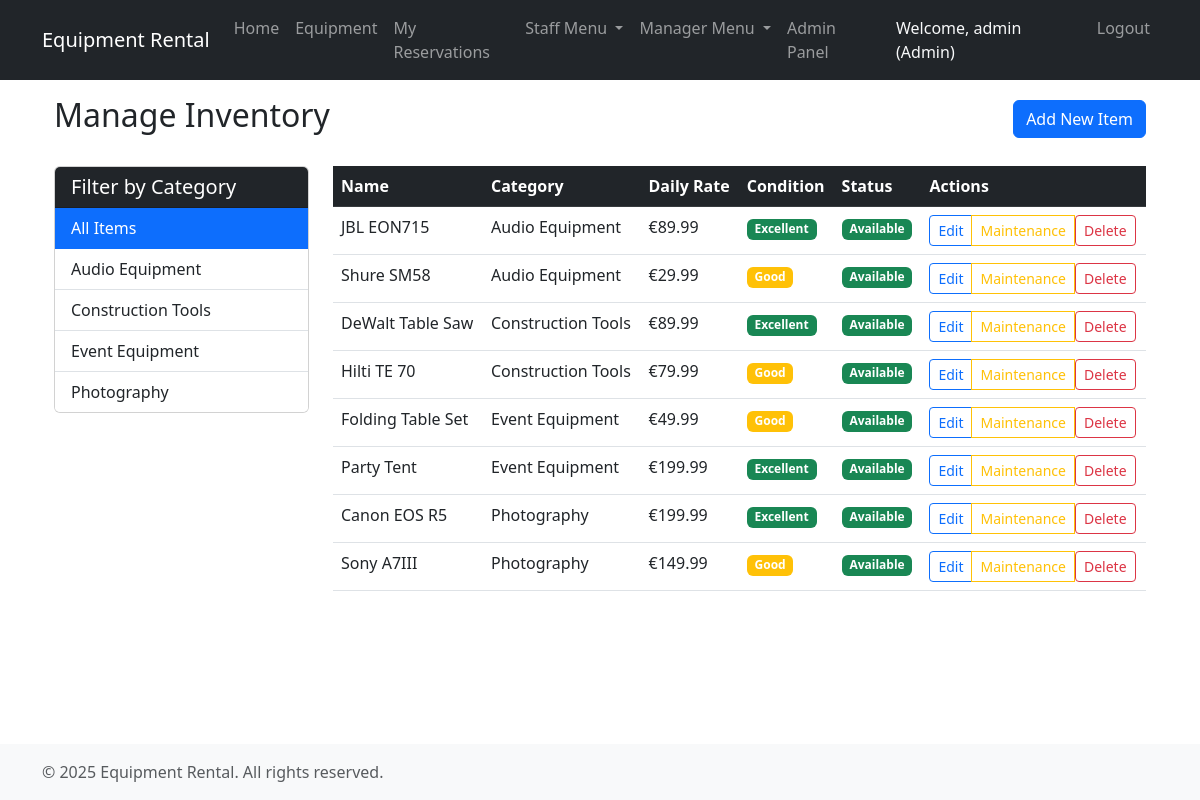
Page /inventory/ (signed in) on the committed database.
### users/models.py (models this page shows, shortened)
class User(AbstractUser):
    email = models.EmailField(unique=True)
    is_active = models.BooleanField(default=True)
    created_at = models.DateTimeField(auto_now_add=True)
    class Meta:
        ordering = ['-created_at']

### core/models.py (models this page shows, shortened)
class UserProfile(models.Model):
    ROLE_CHOICES = [
        ('customer', 'Customer'),
        ('staff', 'Staff'),
        ('manager', 'Manager'),
        ('admin', 'Admin'),
    ]
    user = models.OneToOneField(settings.AUTH_USER_MODEL, on_delete=models.CASCADE)
    role = models.CharField(max_length=20, choices=ROLE_CHOICES, default='customer')
    phone = models.CharField(max_length=15, blank=True)
    created_at = models.DateTimeField(auto_now_add=True)

### inventory/models.py (models this page shows, shortened)
class Category(models.Model):
    name = models.CharField(max_length=100)
    description = models.TextField(blank=True)
    created_at = models.DateTimeField(auto_now_add=True)
    updated_at = models.DateTimeField(auto_now=True)
    class Meta:
        verbose_name_plural = 'Categories'
        ordering = ['name']

class Item(models.Model):
    name = models.CharField(max_length=100)
    description = models.TextField()
    category = models.ForeignKey(Category, on_delete=models.CASCADE, related_name='items')
    daily_rate = models.DecimalField(max_digits=10, decimal_places=2, validators=[MinValueValidator(0)])
    condition = models.CharField(max_length=50)
    is_available = models.BooleanField(default=True)
    created_at = models.DateTimeField(auto_now_add=True)
    updated_at = models.DateTimeField(auto_now=True)
    last_maintained = models.DateTimeField(null=True, blank=True)
    class Meta:
        ordering = ['name']

### core/views.py (the view, shortened to what this page needs)
# urls.py: path('inventory/', manage_inventory, name='manage_inventory'),
@login_required
@user_passes_test(is_manager, login_url=None, redirect_field_name=None)
def manage_inventory(request):
    items = Item.objects.all().order_by('category', 'name')
    categories = Category.objects.all()
    return render(request, 'core/manage_inventory.html', {
        'items': items,
        'categories': categories
    })

### core/views.py (called while the page is built)
def is_manager(user):
    return user.is_authenticated and hasattr(user, 'userprofile') and user.userprofile.role in ['manager', 'admin']

### core/templates/core/manage_inventory.html (shortened to what this page needs)
{% extends 'core/base.html' %}
{% block content %}
<div class="container">
    <div class="d-flex justify-content-between align-items-center mb-4">
        <h2>Manage Inventory</h2>
        <button type="button" class="btn btn-primary" data-bs-toggle="modal" data-bs-target="#addItemModal">
            Add New Item
        </button>
    </div>
    <div class="row">
        <div class="col-md-3 mb-4">
            <div class="card">
                <div class="card-header bg-dark text-white">
                    <h5 class="card-title mb-0">Filter by Category</h5>
                </div>
                <div class="list-group list-group-flush">
                    <a href="?category=all" class="list-group-item list-group-item-action {% if not selected_category %}active{% endif %}">
                        All Items
                    </a>
                    {% for category in categories %}
                    <a href="?category={{ category.id }}" class="list-group-item list-group-item-action {% if selected_category == category.id %}active{% endif %}">
                        {{ category.name }}
                    </a>
                    {% endfor %}
                </div>
            </div>
        </div>
        <div class="col-md-9">
            <div class="table-responsive">
                <table class="table table-hover">
                    <thead class="table-dark">
                        <tr>
                            <th>Name</th>
                            <th>Category</th>
                            <th>Daily Rate</th>
                            <th>Condition</th>
                            <th>Status</th>
                            <th>Actions</th>
                        </tr>
                    </thead>
                    <tbody>
                        {% for item in items %}
                        <tr>
                            <td>{{ item.name }}</td>
                            <td>{{ item.category.name }}</td>
                            <td>€{{ item.daily_rate }}</td>
                            <td>
                                <span class="badge {% if item.condition == 'Excellent' %}bg-success{% else %}bg-warning{% endif %}">
                                    {{ item.condition }}
                                </span>
                            </td>
                            <td>
                                <span class="badge {% if item.is_available %}bg-success{% else %}bg-danger{% endif %}">
                                    {% if item.is_available %}Available{% else %}Not Available{% endif %}
                                </span>
                            </td>
                            <td>
                                <div class="btn-group">
                                    <button type="button" class="btn btn-sm btn-outline-primary" data-bs-toggle="modal" data-bs-target="#editItem{{ item.id }}">
                                        Edit
                                    </button>
                                    <a href="{% url 'schedule_maintenance_item' item.id %}" class="btn btn-sm btn-outline-warning">
                                        Maintenance
                                    </a>
                                    <form method="POST" class="d-inline" onsubmit="return confirm('Are you sure you want to delete this item?');">
                                        <button type="submit" class="btn btn-sm btn-outline-danger">Delete</button>
                                    </form>
                                </div>
                            </td>
                        </tr>
                        {% endfor %}
                    </tbody>
                </table>
            </div>
        </div>
    </div>
</div>
{% endblock %}

### core/templates/core/base.html (shortened to what this page needs)
{% load static %}
<!DOCTYPE html>
<html lang="en">
<head>
    <link href="https://cdn.jsdelivr.net/npm/bootstrap@5.3.0/dist/css/bootstrap.min.css" rel="stylesheet">
    <link href="{% static 'css/custom.css' %}" rel="stylesheet">
</head>
<body>
    <nav class="navbar navbar-expand-lg navbar-dark bg-dark">
        <div class="container">
            <a class="navbar-brand" href="{% url 'home' %}">Equipment Rental</a>
            <div class="collapse navbar-collapse" id="navbarNav">
                <ul class="navbar-nav me-auto">
                    <li class="nav-item">
                        <a class="nav-link {% if request.resolver_match.url_name == 'home' %}active{% endif %}" href="{% url 'home' %}">Home</a>
                    </li>
                    <li class="nav-item">
                        <a class="nav-link {% if request.resolver_match.url_name == 'catalog' %}active{% endif %}" href="{% url 'catalog' %}">Equipment</a>
                    </li>
                    {% if user.is_authenticated %}
                    <li class="nav-item">
                        <a class="nav-link {% if request.resolver_match.url_name == 'my_reservations' %}active{% endif %}" href="{% url 'my_reservations' %}">My Reservations</a>
                    </li>
                    {% if user.userprofile.role == 'staff' or user.userprofile.role == 'manager' or user.userprofile.role == 'admin' %}
                    <li class="nav-item dropdown">
                        <a class="nav-link dropdown-toggle" href="#" id="staffDropdown" role="button" data-bs-toggle="dropdown">
                            Staff Menu
                        </a>
                    </li>
                    {% endif %}
                    {% if user.userprofile.role == 'manager' or user.userprofile.role == 'admin' %}
                    <li class="nav-item dropdown">
                        <a class="nav-link dropdown-toggle" href="#" id="managerDropdown" role="button" data-bs-toggle="dropdown">
                            Manager Menu
                        </a>
                    </li>
                    {% endif %}
                    {% endif %}
                </ul>
                <ul class="navbar-nav">
                    {% if user.is_authenticated %}
                        {% if user.userprofile.role == 'admin' %}
                        <li class="nav-item">
                            <a class="nav-link {% if request.resolver_match.url_name == 'admin:index' %}active{% endif %}" href="{% url 'admin:index' %}">Admin Panel</a>
                        </li>
                        {% endif %}
                        <li class="nav-item">
                            <span class="nav-link text-light">Welcome, {{ user.username }} ({{ user.userprofile.get_role_display }})</span>
                        </li>
                        <li class="nav-item">
                            <a class="nav-link" href="{% url 'logout' %}">Logout</a>
                        </li>
                    {% else %}
                        <li class="nav-item">
                            <a class="nav-link {% if request.resolver_match.url_name == 'login' %}active{% endif %}" href="{% url 'login' %}">Login</a>
                        </li>
                    {% endif %}
                </ul>
            </div>
        </div>
    </nav>
    <div class="main-container">
        <div class="container mt-3">
            {% block content %}{% endblock %}
        </div>
    </div>
    <footer class="footer">
        <div class="container">
            <div class="row">
                <div class="col-md-6">
                    <p class="text-muted mb-0">&copy; 2025 Equipment Rental. All rights reserved.</p>
                </div>
            </div>
        </div>
    </footer>
</body>
</html>

### core/templates/core/base.html (style rules this page uses)
body { display: flex; flex-direction: column; min-height: 100vh; overflow-x: hidden; }
.main-container { flex: 1; padding-bottom: 2rem; }
.footer { background-color: #f8f9fa; padding: 1rem 0; margin-top: auto; }

### rows in the picture
User: username "admin", userprofile.role "Admin"
Category: name "Audio Equipment"
Category: name "Construction Tools"
Category: name "Event Equipment"
Category: name "Photography"
Item: name "JBL EON715", category.name "Audio Equipment", daily_rate "89.99", condition "Excellent", is_available "Available"
Item: name "Shure SM58", category.name "Audio Equipment", daily_rate "29.99", condition "Good", is_available "Available"
Item: name "DeWalt Table Saw", category.name "Construction Tools", daily_rate "89.99", condition "Excellent", is_available "Available"
Item: name "Hilti TE 70", category.name "Construction Tools", daily_rate "79.99", condition "Good", is_available "Available"
Item: name "Folding Table Set", category.name "Event Equipment", daily_rate "49.99", condition "Good", is_available "Available"
Item: name "Party Tent", category.name "Event Equipment", daily_rate "199.99", condition "Excellent", is_available "Available"
Item: name "Canon EOS R5", category.name "Photography", daily_rate "199.99", condition "Excellent", is_available "Available"
Item: name "Sony A7III", category.name "Photography", daily_rate "149.99", condition "Good", is_available "Available"
